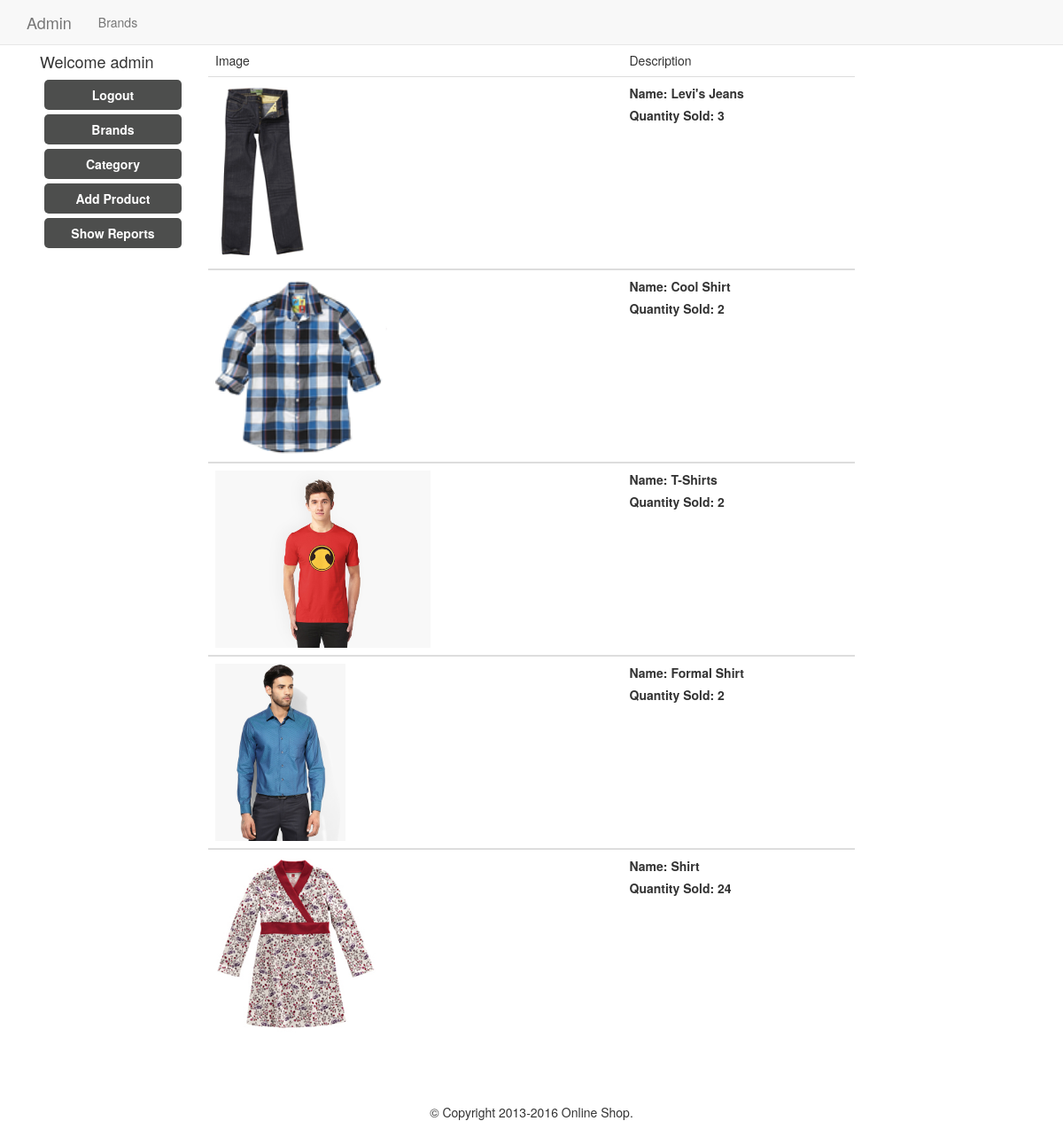
Screenshot of /admin/Report.php (signed in) with the database file from the repository.
### tables this page shows
CREATE TABLE `products` (
  `id` int(11) NOT NULL,
  `title` varchar(255) NOT NULL,
  `price` decimal(10,2) NOT NULL,
  `brand` int(11) NOT NULL,
  `categories` varchar(255) NOT NULL,
  `image` varchar(255) NOT NULL,
  `description` text NOT NULL,
  `featured` int(11) NOT NULL DEFAULT '0',
  `quantity` int(11) NOT NULL
);

### admin/Report.php (the view, shortened to what this page needs)
<?php
include 'includes/header.php';
include 'includes/navigation.php';
?>
        <?php
        include 'includes/leftSideBar.php';
         ?>
        <div class="col-md-8">
            <?php
                $sql="SELECT productId, SUM(quantity) AS total , date from orderdetails WHERE date BETWEEN CURDATE() - INTERVAL 30 DAY AND CURDATE() GROUP BY productId  LIMIT 5 ";
                $res=mysql_query($sql)or die(mysql_error());
            ?>
            <table class="table">
                <thead>
                    <td>Image</td>
                    <td>Description</td>
                </thead>
                <?php
                if($res>0):
                while($row=mysql_fetch_array($res)):
                    $quantity=$row['total'];
                    $query="SELECT * from products where id=".$row['productId'];
                    $result=mysql_query($query);
                if($result>0):
                while($row=mysql_fetch_array($result)):?>
                <tbody>
                    <tr>
                        <td>
                            <img src="../<?=$row['image']?>" class="img-thumb img-responsive"/>
                        </td>
                        <td>
                            <label>Name: <?=$row['title']?></label><br>
                            <label>Quantity Sold: <?=$quantity?></label>
                        </td>
                    </tr>
                    <?php endwhile;
                      endif;
                      endwhile;
                        endif;
                     ?>
                </tbody>
            </table>
        </div>
 <div class="col-md-2"></div>
</div>
 <?php
 include 'includes/footer.php';
 ?>

### css/main.css (style rules this page uses)
body { padding-top:50px; }
.img-thumb { width:auto; height:200px; }

### rows the page displays
products: image (picture), title "Levi's Jeans", quantity "3"
products: image (picture), title "Cool Shirt", quantity "2"
products: image (picture), title "T-Shirts", quantity "2"
products: image (picture), title "Formal Shirt", quantity "2"
products: image (picture), title "Shirt", quantity "24"

### other values shown
$_SESSION["username"] "admin"
